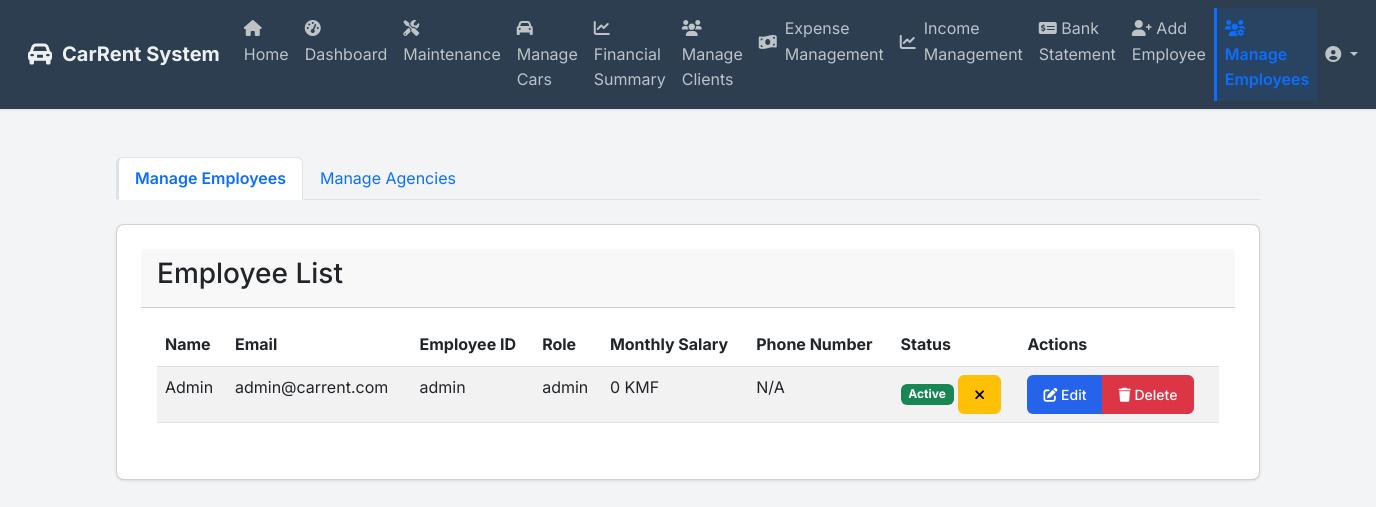
Page /manage_employees (signed in) on the earlier database version.
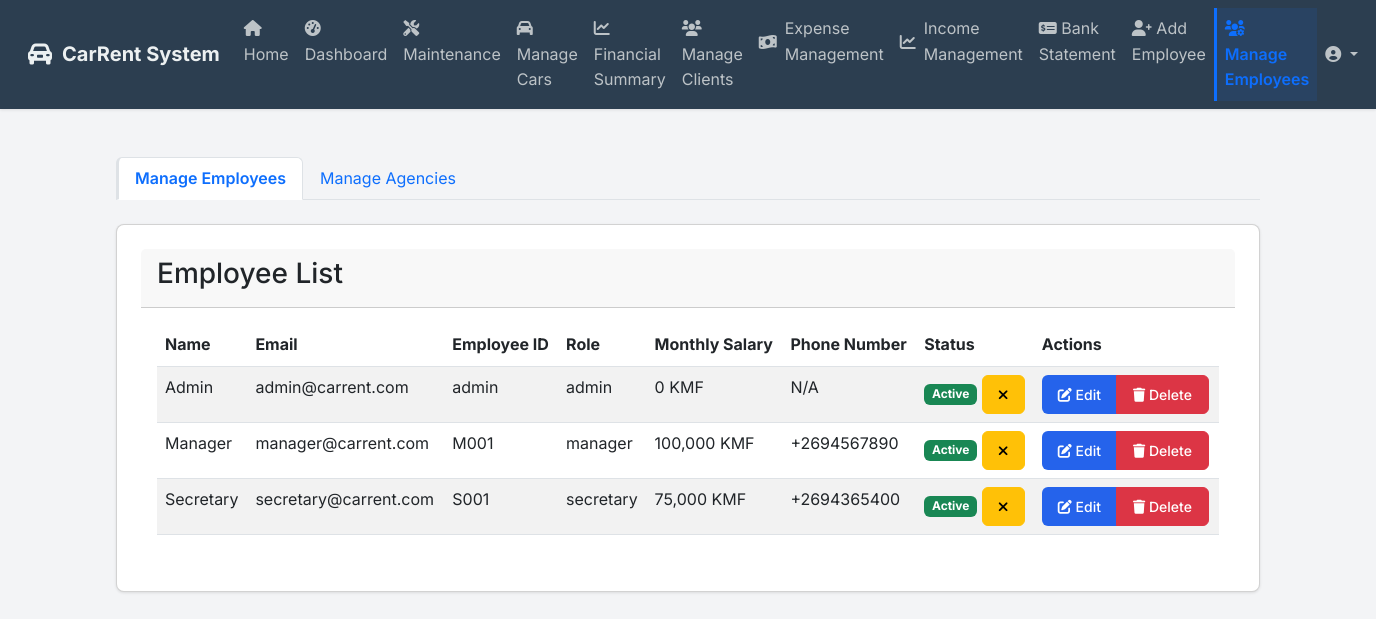
Same page on the later database version.
### app/models.py (models this page shows)
class User(db.Model, UserMixin):
    id = db.Column(db.Integer, primary_key=True)
    email = db.Column(db.String(255), nullable=False)
    password = db.Column(db.String(255), nullable=False)
    name = db.Column(db.String(255), nullable=False)
    employee_id = db.Column(db.String(100), unique=True, nullable=False)
    is_admin = db.Column(db.Boolean, default=False)
    role = db.Column(db.String(50), nullable=False, default='employee')  # 'admin', 'manager', 'secretary'
    salary = db.Column(db.Float, nullable=True, default=0.0)  # Employee salary
    phone_number = db.Column(db.String(50), nullable=True)  # Employee phone number
    is_active = db.Column(db.Boolean, default=True)  # New column for active/inactive status
    bookings_created = db.relationship('Booking', backref='employee', lazy=True)
    user_expenses = db.relationship('Expense', backref='user', lazy=True)
    user_incomes = db.relationship('Income', backref='user_income', lazy=True)

### app/routes.py (the view, shortened to what this page needs)
@main.route('/manage_employees', methods=['GET', 'POST'])
@login_required
def manage_employees():
    if not (current_user.is_admin or current_user.role == 'manager'):
        flash('Access denied. Only administrators and managers can manage employees.', 'danger')
        return redirect(url_for('main.dashboard'))
    all_users = User.query.all()
    current_app.logger.info("DEBUG: Total number of users: %d", len(all_users))
    for user in all_users:
        current_app.logger.info(
            "DEBUG User Details: ID=%d, Name=%s, Email=%s, Role=%s, Is Admin=%s, Is Active=%s",
            user.id, user.name, user.email, user.role, user.is_admin, user.is_active
        )
    employees_query = User.query
    employees = employees_query.filter(
        User.role != 'agency'
    ).all()
    current_app.logger.info("DEBUG: Number of employees after filtering: %d", len(employees))
    for employee in employees:
        current_app.logger.info(
            "DEBUG Filtered Employee: ID=%d, Name=%s, Email=%s, Role=%s, Is Admin=%s",
            employee.id, employee.name, employee.email, employee.role, employee.is_admin
        )
    agencies = User.query.filter_by(role='agency').all()
    assigned_car_ids = db.session.query(AgencyVisibleCar.car_id).distinct().all()
    assigned_car_ids = [car_id[0] for car_id in assigned_car_ids]
    cars = Car.query.filter(~Car.id.in_(assigned_car_ids)).all()
    return render_template('manage_employees.html',
                           employees=employees,
                           agencies=agencies,
                           cars=cars)

### app/templates/manage_employees.html (shortened to what the changed rows need)
{% extends "base.html" %}
{% block content %}
<div class="container-fluid mt-5">
    <div class="row">
        <div class="col-md-12">
            <div class="tab-content">
                <div class="tab-pane fade show active" id="employees">
                    <div class="card">
                        <div class="card-body">
                            <table class="table table-striped table-hover">
                                <thead>
                                    <tr>
                                        <th>Name</th>
                                        <th>Email</th>
                                        <th>Employee ID</th>
                                        <th>Role</th>
                                        <th>Monthly Salary</th>
                                        <th>Phone Number</th>
                                        <th>Status</th>
                                        <th>Actions</th>
                                    </tr>
                                </thead>
                                <tbody>
                                    {% for employee in employees %}
                                        <tr data-employee-id="{{ employee.id }}">
                                            <td>{{ employee.name }}</td>
                                            <td>{{ employee.email }}</td>
                                            <td>{{ employee.employee_id }}</td>
                                            <td>{{ employee.role }}</td>
                                            <td>{{ "{:,.0f} KMF".format(employee.salary) }}</td>
                                            <td>{{ employee.phone_number or 'N/A' }}</td>
                                            <td>
                                                {% if employee.is_active %}
                                                    <span class="badge bg-success employee-status-badge">Active</span>
                                                {% else %}
                                                    <span class="badge bg-danger employee-status-badge">Inactive</span>
                                                {% endif %}
                                                <button class="btn btn-sm btn-toggle-status {% if employee.is_active %}btn-warning{% else %}btn-success{% endif %}"
                                                        data-user-id="{{ employee.id }}"
                                                        title="{% if employee.is_active %}Deactivate{% else %}Activate{% endif %} User">
                                                    <i class="fas {% if employee.is_active %}fa-times{% else %}fa-check{% endif %}"></i>
                                                </button>
                                            </td>
                                            <td>
                                                <div class="btn-group" role="group">
                                                    <button class="btn btn-sm btn-primary edit-employee"
                                                            data-id="{{ employee.id }}"
                                                            data-name="{{ employee.name }}"
                                                            data-email="{{ employee.email }}"
                                                            data-edit_role="{{ employee.role }}"
                                                            data-salary="{{ employee.salary }}"
                                                            data-phone-number="{{ employee.phone_number or '' }}"
                                                            data-employee-id="{{ employee.employee_id }}">
                                                        <i class="fas fa-edit"></i> Edit
                                                    </button>
                                                    <button class="btn btn-sm btn-danger delete-employee" data-id="{{ employee.id }}">
                                                        <i class="fas fa-trash"></i> Delete
                                                    </button>
                                                </div>
                                            </td>
                                        </tr>
                                    {% endfor %}
                                </tbody>
                            </table>
                        </div>
                    </div>
                </div>
            </div>
        </div>
    </div>
</div>
{% endblock %}

Differences in the rows shown:
added User: name "Manager", email "manager@carrent.com", employee_id "M001", role "manager", salary "100,000 KMF", phone_number "+2694567890", is_active "Active"
added User: name "Secretary", email "secretary@carrent.com", employee_id "S001", role "secretary", salary "75,000 KMF", phone_number "+2694365400", is_active "Active"
